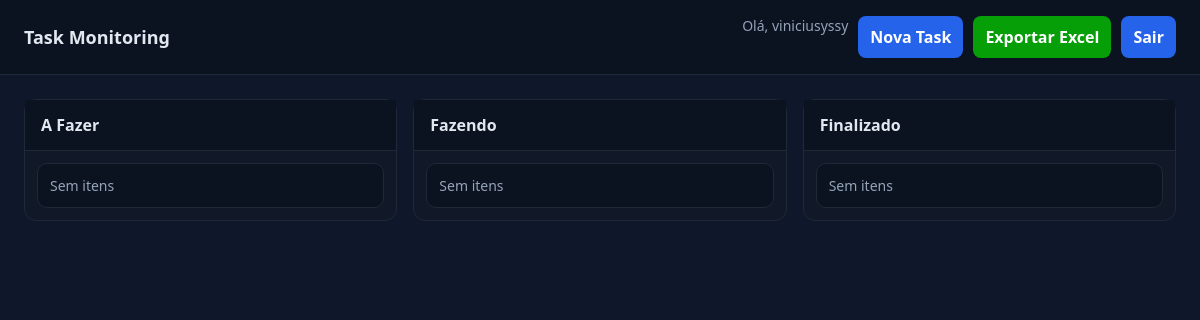
The app's page /kanban/ (signed in), older data.
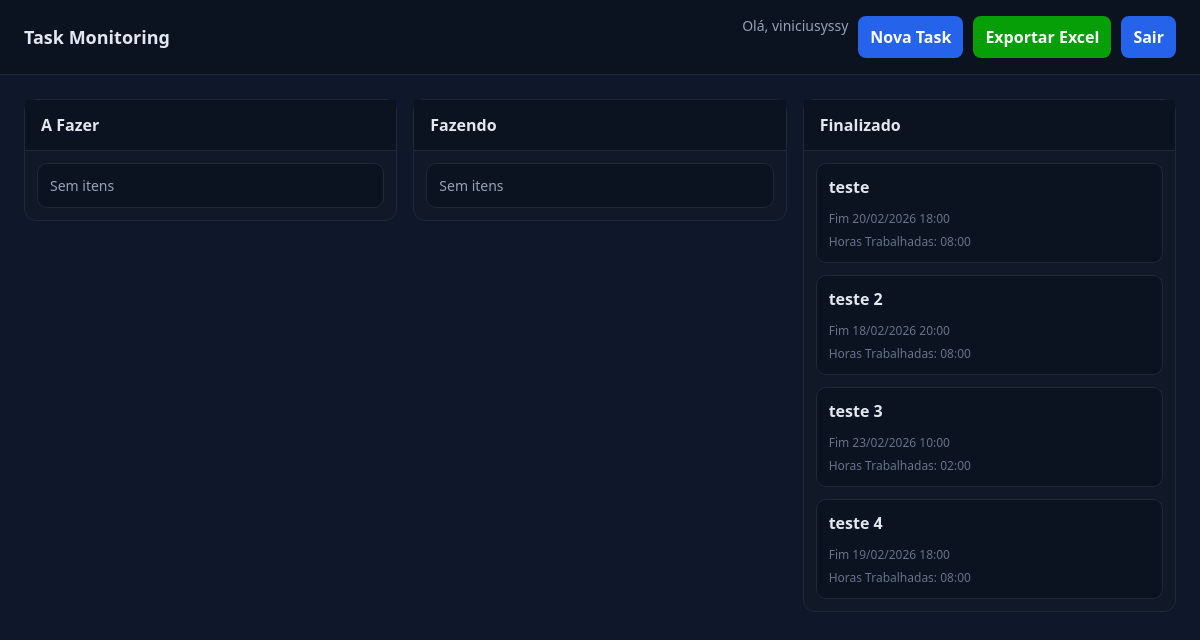
The same page, newer data.
### tasks/models.py (models this page shows, shortened)
class Task(models.Model): # models.Model indicia a classe base que sabe salvar algo no banco de dados. Sem isso é só python normal.
    STATUS_CHOICES = [
        ('todo', 'A Fazer'),
        ('doing', 'Fazendo'),
        ('done', 'Finalizado'),
    ]
    title = models.CharField(max_length=200) # Criando coluna de titulo com maximo de 200 caracteres.and
    description = models.TextField(null=True, blank=True) # Criando coluna de descricao que armazena texto longo
    user = models.ForeignKey(User, on_delete=models.CASCADE) # Criando relacao para indicar que a task pertence a um usuario. onDelete diz que caso o user seja deletado as tarefas dele tambem sejam.
    status = models.CharField(
        max_length=10,
        choices=STATUS_CHOICES,
        default='todo'
    )
    email = models.EmailField(max_length=200, null=True) # Criando coluna de email com maximo de 200 caracteres.
    start_time = models.DateTimeField(null=True, blank=True) # Criando coluna de data e hora de inicio onde o banco e o formulario aceitam nulo/vazio.
    end_time = models.DateTimeField(null=True, blank=True) # mesmo conceito de start_time.
    created_at = models.DateTimeField(auto_now_add=True) # Criando coluna de data e hora que o django automaticamente salva quando a task é criada.
    worked_hours = models.FloatField(null=True, blank=True, default=0.0) # Criando coluna de horas trabalhadas que armazena a hora em float.
    def calculate_worked_hours(self):
        if not self.start_time or not self.end_time: # tratativa de erros, para caso nao tenha hora, ele nao calcule
            return 0
        start = timezone.localtime(self.start_time) # criando variavel local para trabalhar com a hora de inicio da task.
        end = timezone.localtime(self.end_time) # criando variavel local para trabalhar com a hora de fim da task.
        total_seconds = 0 # variavel que acumulará o tempo útil em segundos
        current = start # variavel que vou iterar do inicio ao fim da task, verificando os dias úteis.
        while current < end: # loop que vai percorrer dia por dia
            next_day = (current + timedelta(days=1)).replace(  # pegando o proximo dia e zerando a hora para facilitar a comparacao
                hour=0, minute=0, second=0, microsecond=0
            )
            period_end = min(next_day, end) # definindo o fim do periodo como o proximo dia ou o fim da task, o que vier primeiro.
            if current.weekday() < 5:  # Verifica se é um dia útil (0-4 correspondem a segunda a sexta)
                day = current.date() # pegando a data do dia atual da iteracao
                work_start = current.replace(year=day.year, month=day.month, day=day.day, hour=9, minute=0, second=0, microsecond=0) # criando variavel para receber o inicio do periodo de trabalho
                work_end = current.replace(year=day.year, month=day.month, day=day.day, hour=18, minute=0, second=0, microsecond=0) # criando variavel para receber o fim do periodo de trabalho
                lunch_start = current.replace(year=day.year, month=day.month, day=day.day, hour=12, minute=0, second=0, microsecond=0) # criando variavel para receber o inicio do almoço
                lunch_end = current.replace(year=day.year, month=day.month, day=day.day, hour=13, minute=0, second=0, microsecond=0) # criando variavel para receber o fim do almoço
                maxStart = max(current, work_start) # definindo o inicio do periodo de trabalho como o maior valor entre a hora atual e o inicio do periodo de trabalho
                minEnd = min(period_end, work_end) # definindo o fim do periodo de trabalho como o menor valor entre o fim do periodo e o fim do periodo de trabalho
                if maxStart < minEnd:
                    worked_period = (minEnd - maxStart).total_seconds()
                    verify_start = max(maxStart, lunch_start) # verificando se o inicio do periodo de trabalho é maior que o inicio do almoço, se for, ele define o inicio do periodo util como o inicio do almoço, caso contrario ele continua com o inicio do periodo de trabalho.
                    verify_end = min(minEnd, lunch_end) # verificando se o fim do periodo de trabalho é menor que o fim do almoço, se for, ele define o fim do periodo util como o fim do almoço, caso contrario ele continua com o fim do periodo de trabalho.
                    if verify_start < verify_end: # se o periodo de trabalho util tiver intersecao com o periodo de almoço, ele subtrai o periodo de almoço do periodo de trabalho util.
                        worked_period -= (verify_end - verify_start).total_seconds()
                    total_seconds += worked_period # acumulando o periodo util em segundos no total de segundos.
            current = next_day # avançando para o próximo dia, repetindo o processo até chegar no fim da task.
        return total_seconds / 3600 # retornando as horas trabalhadas em float.
    def worked_hours_formated(self):
        FloatHours = self.calculate_worked_hours() # obtendo as horas trabalhadas que foram calculadas em float.
        hours = int(FloatHours) # convertendo as horas em inteiro.
        minutes = int((FloatHours - hours) * 60) # convertendo os minutos em inteiro.
        return f"{hours:02d}:{minutes:02d}" # retornando as horas em HH:MM formatados.

### tasks/views.py (the view)
# urls.py: path('kanban/', views.kanban, name='kanban'),
@login_required
def kanban(request): # criando funcao kanban que envia uma requisicao com o usuario logado.
    tasks = Task.objects.filter(user=request.user) # Filtrando no banco para que cada usuario veja somente suas tasks.
    context = { # criando um dicionario HTML para filtrar as tasks por status
        'todo': tasks.filter(status='todo'),
        'doing': tasks.filter(status='doing'),
        'done': tasks.filter(status='done'),
    }
    return render(request, 'task/kanban.html', context) # carrega o template, injeta os dados, gera html e envia a resposta http.

### templates/task/kanban.html (shortened to what the changed rows need)
{% load static %}
<!DOCTYPE html>
<html lang="pt-br">
<head>
    <link rel="stylesheet" href="{% static 'css/kanban.css' %}?v=1">
</head>
<body>
    <header class="bar">
        <h1>Task Monitoring</h1>
    </header>
    <main class="wrap">
        <section class="col">
            <h2>A Fazer</h2>
        </section>
        <section class="col">
            <h2>Fazendo</h2>
        </section>
        <section class="col">
            <h2>Finalizado</h2>
            <div class="list" data-status="done">
                {% for task in done %}
                    <article class="card clickable"
                        onclick="openUpdateTask(this)"
                        data-id="{{ task.id }}"
                        data-title="{{ task.title|escape }}"
                        data-description="{{ task.description|escape }}"
                        data-status="{{ task.status }}"
                        data-start-time="{{ task.start_time|date:'Y-m-d\\TH:i' }}"
                        data-end-time="{{ task.end_time|date:'Y-m-d\\TH:i' }}"
                        data-update-url="/kanban/updateTask/{{ task.id }}/"
                        draggable="true">
                        <div class="title">{{ task.title }}</div>
                        <div class="meta">Fim {{ task.end_time|date:"d/m/Y H:i" }}</div>
                        <div class="meta">Horas Trabalhadas: {{ task.worked_hours_formated }}</div>
                    </article>
                {% empty %}
                    <article class="card"><div class="desc">Sem itens</div></article>
                {% endfor %}
            </div>
        </section>
    </main>
</body>
</html>

Row changes from the older to the newer data that the page shows:
added Task: title "teste", end_time "20/02/2026 18:00", worked_hours_formated "08:00"
added Task: title "teste 2", end_time "18/02/2026 20:00", worked_hours_formated "08:00"
added Task: title "teste 3", end_time "23/02/2026 10:00", worked_hours_formated "02:00"
added Task: title "teste 4", end_time "19/02/2026 18:00", worked_hours_formated "08:00"
Text that changed along with them:
text no longer shown: "Sem itens"
